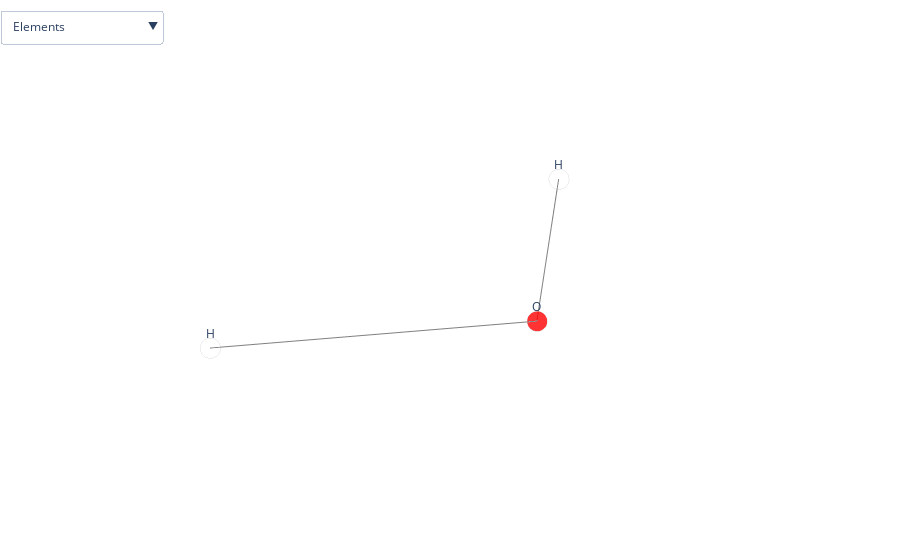

Notebook cell for this chart:
### Code cell
manager.stream("computational_chemist","""give me the optimized geometry of H2O and then visualize it.""")

### Figure 1 — Plotly figure (JSON) as saved in the notebook; plotly's stock layout.template omitted (floating-point values rounded to 4 significant figures)
{"data": [{"hoverinfo": "text", "hovertext": ["0. O (0.01, 0.38, 0.00)", "1. H (-0.78, -0.17, -0.00)", "2. H (0.77, -0.21, -0.00)"], "marker": {"color": ["red", "white", "white"], "line": {"color": "lightgray", "width": 2}, "opacity": 0.8, "size": 7, "symbol": "circle"}, "mode": "markers", "name": "atoms", "text": ["O", "H", "H"], "type": "scatter3d", "x": [0.008376, -0.7769, 0.7685], "y": [0.3788, -0.1723, -0.2065], "z": [0, 0, 0]}, {"hoverinfo": "none", "line": {"color": "grey", "width": 2}, "mode": "lines", "name": "bonds", "type": "scatter3d", "x": [0.008376, -0.7769, null, 0.008376, 0.7685, null], "y": [0.3788, -0.1723, null, 0.3788, -0.2065, null], "z": [0, 0, null, 0, 0, null]}], "layout": {"margin": {"b": 0, "l": 0, "r": 0, "t": 0}, "scene": {"annotations": [{"showarrow": false, "text": "O", "x": 0.008376, "y": 0.3788, "yshift": 15, "z": 0}, {"showarrow": false, "text": "H", "x": -0.7769, "y": -0.1723, "yshift": 15, "z": 0}, {"showarrow": false, "text": "H", "x": 0.7685, "y": -0.2065, "yshift": 15, "z": 0}], "xaxis": {"showbackground": false, "showgrid": false, "showspikes": false, "showticklabels": false, "title": {"font": {"color": "white"}}, "zeroline": false}, "yaxis": {"showbackground": false, "showgrid": false, "showspikes": false, "showticklabels": false, "title": {"font": {"color": "white"}}, "zeroline": false}, "zaxis": {"showbackground": false, "showgrid": false, "showspikes": false, "showticklabels": false, "title": {"font": {"color": "white"}}, "zeroline": false}}, "showlegend": false, "updatemenus": [{"buttons": [{"args": [{"scene.annotations": [{"showarrow": false, "text": "O", "x": 0.008376, "y": 0.3788, "yshift": 15, "z": 0}, {"showarrow": false, "text": "H", "x": -0.7769, "y": -0.1723, "yshift": 15, "z": 0}, {"showarrow": false, "text": "H", "x": 0.7685, "y": -0.2065, "yshift": 15, "z": 0}]}], "label": "Elements", "method": "relayout"}, {"args": [{"scene.annotations": [{"showarrow": false, "text": "O", "x": 0.008376, "y": 0.3788, "yshift": 15, "z": 0}, {"showarrow": false, "text": "H", "x": -0.7769, "y": -0.1723, "yshift": 15, "z": 0}, {"showarrow": false, "text": "H", "x": 0.7685, "y": -0.2065, "yshift": 15, "z": 0}, {"font": {"color": "steelblue"}, "showarrow": false, "text": "0.96", "x": -0.3843, "y": 0.1032, "yshift": 15, "z": 0}, {"font": {"color": "steelblue"}, "showarrow": false, "text": "0.96", "x": 0.3884, "y": 0.08615, "yshift": 15, "z": 0}]}], "label": "Elements & Distances", "method": "relayout"}, {"args": [{"scene.annotations": [{"showarrow": false, "text": "0", "x": 0.008376, "y": 0.3788, "yshift": 15, "z": 0}, {"showarrow": false, "text": "1", "x": -0.7769, "y": -0.1723, "yshift": 15, "z": 0}, {"showarrow": false, "text": "2", "x": 0.7685, "y": -0.2065, "yshift": 15, "z": 0}]}], "label": "IDs", "method": "relayout"}, {"args": [{"scene.annotations": [{"showarrow": false, "text": "0", "x": 0.008376, "y": 0.3788, "yshift": 15, "z": 0}, {"showarrow": false, "text": "1", "x": -0.7769, "y": -0.1723, "yshift": 15, "z": 0}, {"showarrow": false, "text": "2", "x": 0.7685, "y": -0.2065, "yshift": 15, "z": 0}, {"font": {"color": "steelblue"}, "showarrow": false, "text": "0.96", "x": -0.3843, "y": 0.1032, "yshift": 15, "z": 0}, {"font": {"color": "steelblue"}, "showarrow": false, "text": "0.96", "x": 0.3884, "y": 0.08615, "yshift": 15, "z": 0}]}], "label": "IDs & Distances", "method": "relayout"}, {"args": [{"scene.annotations": [{"font": {"color": "steelblue"}, "showarrow": false, "text": "0.96", "x": -0.3843, "y": 0.1032, "yshift": 15, "z": 0}, {"font": {"color": "steelblue"}, "showarrow": false, "text": "0.96", "x": 0.3884, "y": 0.08615, "yshift": 15, "z": 0}]}], "label": "Distances", "method": "relayout"}, {"args": [{"scene.annotations": []}], "label": "Clear", "method": "relayout"}], "direction": "down", "pad": {"r": 10, "t": 10}, "xanchor": "left", "yanchor": "top"}]}}
